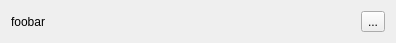
<?xml version="1.0" encoding="UTF-8"?>
<ui version="4.0">
 <class>ParametricPresetUi</class>
 <widget class="QWidget" name="ParametricPresetUi">
  <property name="geometry">
   <rect>
    <x>0</x>
    <y>0</y>
    <width>396</width>
    <height>42</height>
   </rect>
  </property>
  <property name="windowTitle">
   <string>Form</string>
  </property>
  <layout class="QHBoxLayout" name="horizontalLayout">
   <item>
    <widget class="QLabel" name="text">
     <property name="text">
      <string>foobar</string>
     </property>
    </widget>
   </item>
   <item>
    <spacer name="horizontalSpacer">
     <property name="orientation">
      <enum>Qt::Horizontal</enum>
     </property>
     <property name="sizeHint" stdset="0">
      <size>
       <width>40</width>
       <height>20</height>
      </size>
     </property>
    </spacer>
   </item>
   <item>
    <widget class="QToolButton" name="toolButton">
     <property name="text">
      <string>...</string>
     </property>
    </widget>
   </item>
  </layout>
 </widget>
 <resources/>
 <connections/>
</ui>
